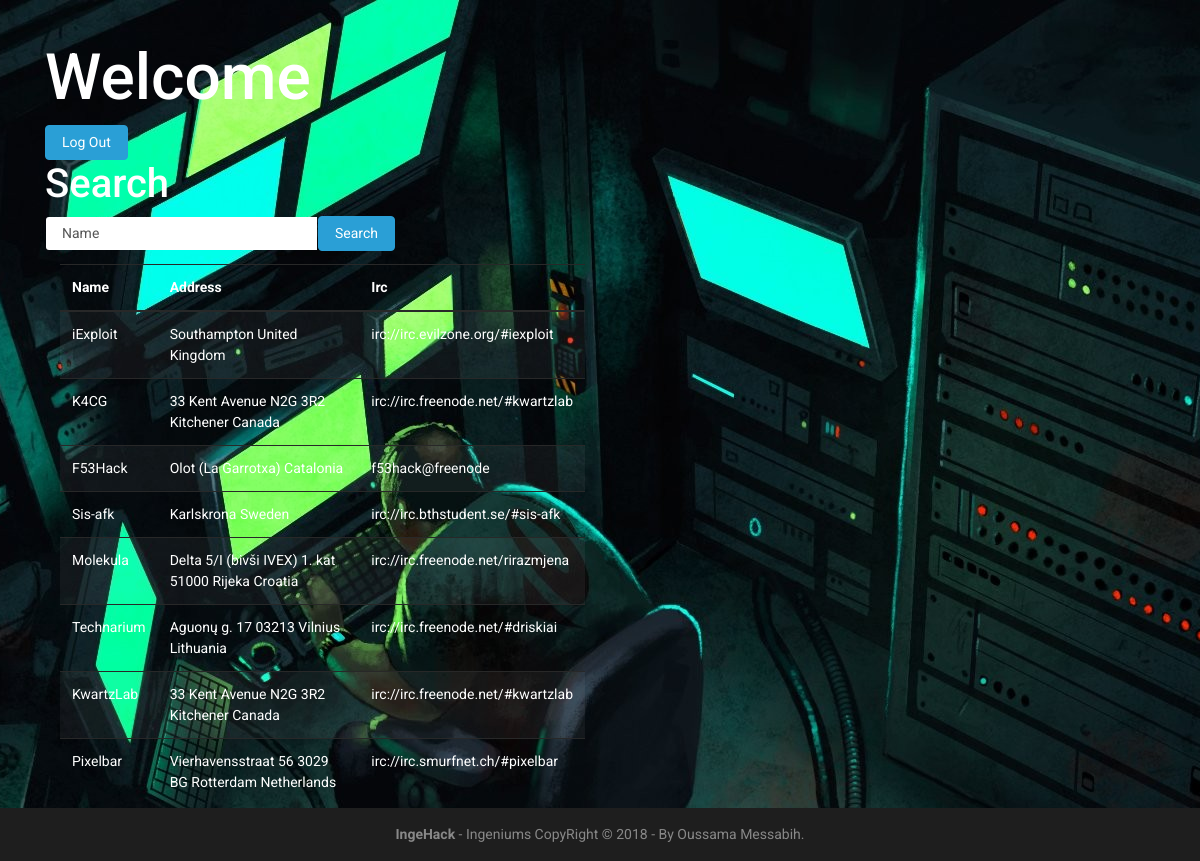
/hackerspaces/app/welcome.php (signed in), run on the app's committed database.
### tables this page shows
CREATE TABLE `hackerspaces` (
  `id` int(11) NOT NULL,
  `name` varchar(255) NOT NULL,
  `address` varchar(255) NOT NULL,
  `irc` varchar(255) NOT NULL
);

### hackerspaces/app/welcome.php (the view, shortened to what this page needs)
<?php
	include('session.php');
	if (isset($_POST['search'])) {
		$searchInput = $_POST['search'];
		$query = "SELECT name, address, irc FROM hackerspaces WHERE name LIKE '$searchInput'";
	} else {
		$query = "SELECT name, address, irc FROM hackerspaces";
	}
	$result = $db->query($query);
?>
<!DOCTYPE html>
<html lang="en">
	<head>
		<link rel="stylesheet" type="text/css" href="css/style.css">
		<link href="css/bootstrap.min.css" rel="stylesheet">
	</head>
	<body>
		<div class="container">
			<h1>Welcome</h1>
			<a href="logout.php"><button type="button" class="btn btn-primary">Log Out</button></a>
			<br>
			<h3>Search </h3>
			<form method="post" action="" class="form-search">
				<div class="row">
					<div class="col-xs-12 col-sm-6 col-md-4">
						<div class="input-group">
							<input type="text" class="form-control" name="search" id="searchInput" placeholder="Name" autofocus>
							<span class="input-group-btn">
								<input type="submit" name="submit" value="Search" class="btn btn-primary">
							</span>
						</div>
					</div>
				</div>
			</form>
			<div class="well col-xs-12 col-sm-6">
				<div class="table-responsive">
					<table class="table table-striped">
						<thead>
							<tr>
								<th>Name</th>
								<th>Address</th>
								<th>Irc</th>
							</tr>
						</thead>
						<tbody>
						<?php if ($result && $result->num_rows > 0) {
							while($row = $result->fetch_assoc()) {
								echo "<tr><td>".$row["name"]."</td><td>".$row["address"]."</td><td>".$row["irc"]."</td></tr>";
							}
						}
						?>
						</tbody>
					</table>
				</div>
			</div>
		</div>
		<div class="footer"><strong>IngeHack</strong> - Ingeniums CopyRight © 2018 - By Oussama Messabih.</div>
	</body>
</html>

### hackerspaces/app/css/style.css (style rules this page uses)
body { padding-top: 40px; padding-bottom: 40px; background-image: url(../images/hspace.jpg); background-repeat: no-repeat; background-attachment: fixed; background-position: center top; }
.form-search { margin-bottom: 13px; }
.footer { position: absolute; right: 0; bottom: 0; left: 0; padding: 1rem; background-color: #1e1e1e; text-align: center; }

### hackerspaces/app/welcome.php (style rules this page uses)
body { position: relative; }

### data on the page
hackerspaces: name "iExploit", address "Southampton United Kingdom", irc "irc://irc.evilzone.org/#iexploit"
hackerspaces: name "K4CG", address "33 Kent Avenue N2G 3R2 Kitchener Canada", irc "irc://irc.freenode.net/#kwartzlab"
hackerspaces: name "F53Hack", address "Olot (La Garrotxa) Catalonia", irc "f53hack@freenode"
hackerspaces: name "Sis-afk", address "Karlskrona Sweden", irc "irc://irc.bthstudent.se/#sis-afk"
hackerspaces: name "Molekula", address "Delta 5/I (bivši IVEX) 1. kat 51000 Rijeka Croatia", irc "irc://irc.freenode.net/rirazmjena"
hackerspaces: name "Technarium", address "Aguonų g. 17 03213 Vilnius Lithuania", irc "irc://irc.freenode.net/#driskiai"
hackerspaces: name "KwartzLab", address "33 Kent Avenue N2G 3R2 Kitchener Canada", irc "irc://irc.freenode.net/#kwartzlab"
hackerspaces: name "Pixelbar", address "Vierhavensstraat 56 3029 BG Rotterdam Netherlands", irc "irc://irc.smurfnet.ch/#pixelbar"
